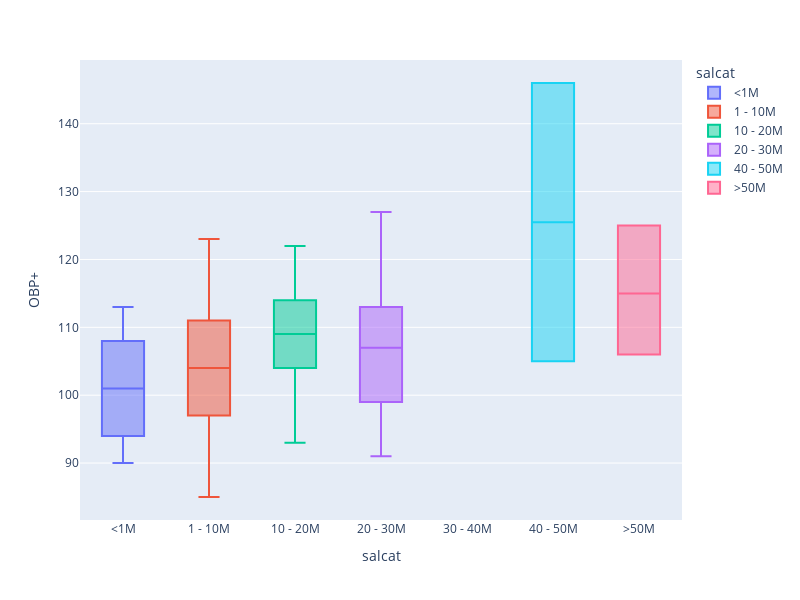

The notebook cell saved with this chart:
### Code cell
desired_order = ['<1M', '1 - 10M', '10 - 20M', '20 - 30M', '30 - 40M', '40 - 50M', '>50M']
fig = px.box(df,
             x = 'salcat',
             y = 'OBP+',
             category_orders={'salcat': desired_order},
             color = 'salcat')

fig.update_layout(width = 800,
                  height = 600)

fig.show()

### Figure 1 — Plotly figure (JSON) as saved in the notebook; plotly's stock layout.template omitted (floating-point values rounded to 4 significant figures)
{"data": [{"alignmentgroup": "True", "hovertemplate": "salcat=%{x}<br>OBP+=%{y}<extra></extra>", "legendgroup": "<1M", "marker": {"color": "#636efa"}, "name": "<1M", "notched": false, "offsetgroup": "<1M", "orientation": "v", "showlegend": true, "type": "box", "x": ["<1M", "<1M", "<1M", "<1M", "<1M", "<1M", "<1M", "<1M", "<1M", "<1M", "<1M", "<1M", "<1M", "<1M", "<1M", "<1M", "<1M", "<1M", "<1M", "<1M", "<1M", "<1M", "<1M", "<1M", "<1M", "<1M", "<1M", "<1M", "<1M", "<1M", "<1M", "<1M", "<1M", "<1M", "<1M", "<1M", "<1M", "<1M", "<1M", "<1M", "<1M", "<1M", "<1M", "<1M", "<1M", "<1M", "<1M", "<1M", "<1M", "<1M", "<1M", "<1M", "<1M", "<1M", "<1M", "<1M", "<1M", "<1M", "<1M", "<1M", "<1M", "<1M", "<1M", "<1M", "<1M", "<1M", "<1M", "<1M", "<1M", "<1M"], "x0": " ", "xaxis": "x", "y": [106.0, 103.0, 94.0, 108.0, 110.0, 113.0, 99.0, 100.0, 94.0, 100.0, 106.0, 100.0, 93.0, 111.0, 111.0, 98.0, 113.0, 103.0, 108.0, 112.0, 103.0, 101.0, 91.0, 91.0, 90.0, 102.0, 96.0, 108.0, 100.0, 94.0, 103.0, 91.0, 102.0, 94.0, 99.0, 106.0, 103.0, 94.0, 108.0, 110.0, 113.0, 99.0, 100.0, 94.0, 100.0, 106.0, 100.0, 93.0, 111.0, 111.0, 98.0, 113.0, 103.0, 108.0, 112.0, 103.0, 101.0, 91.0, 91.0, 90.0, 102.0, 96.0, 108.0, 100.0, 94.0, 103.0, 91.0, 102.0, 94.0, 99.0], "y0": " ", "yaxis": "y"}, {"alignmentgroup": "True", "hovertemplate": "salcat=%{x}<br>OBP+=%{y}<extra></extra>", "legendgroup": "1 - 10M", "marker": {"color": "#EF553B"}, "name": "1 - 10M", "notched": false, "offsetgroup": "1 - 10M", "orientation": "v", "showlegend": true, "type": "box", "x": ["1 - 10M", "1 - 10M", "1 - 10M", "1 - 10M", "1 - 10M", "1 - 10M", "1 - 10M", "1 - 10M", "1 - 10M", "1 - 10M", "1 - 10M", "1 - 10M", "1 - 10M", "1 - 10M", "1 - 10M", "1 - 10M", "1 - 10M", "1 - 10M", "1 - 10M", "1 - 10M", "1 - 10M", "1 - 10M", "1 - 10M", "1 - 10M", "1 - 10M", "1 - 10M", "1 - 10M", "1 - 10M", "1 - 10M", "1 - 10M", "1 - 10M", "1 - 10M", "1 - 10M", "1 - 10M", "1 - 10M", "1 - 10M", "1 - 10M", "1 - 10M", "1 - 10M", "1 - 10M", "1 - 10M", "1 - 10M", "1 - 10M", "1 - 10M", "1 - 10M", "1 - 10M", "1 - 10M", "1 - 10M", "1 - 10M", "1 - 10M", "1 - 10M", "1 - 10M", "1 - 10M", "1 - 10M", "1 - 10M", "1 - 10M", "1 - 10M", "1 - 10M", "1 - 10M", "1 - 10M", "1 - 10M", "1 - 10M", "1 - 10M", "1 - 10M", "1 - 10M", "1 - 10M", "1 - 10M", "1 - 10M", "1 - 10M", "1 - 10M", "1 - 10M", "1 - 10M", "1 - 10M", "1 - 10M", "1 - 10M", "1 - 10M", "1 - 10M", "1 - 10M", "1 - 10M", "1 - 10M", "1 - 10M", "1 - 10M", "1 - 10M", "1 - 10M", "1 - 10M", "1 - 10M", "1 - 10M", "1 - 10M", "1 - 10M", "1 - 10M", "1 - 10M", "1 - 10M", "1 - 10M", "1 - 10M"], "x0": " ", "xaxis": "x", "y": [106.0, 92.0, 102.0, 110.0, 98.0, 100.0, 123.0, 107.0, 113.0, 110.0, 108.0, 104.0, 98.0, 116.0, 98.0, 111.0, 105.0, 111.0, 100.0, 105.0, 104.0, 116.0, 108.0, 112.0, 111.0, 96.0, 106.0, 103.0, 111.0, 91.0, 97.0, 101.0, 85.0, 96.0, 115.0, 94.0, 106.0, 107.0, 86.0, 86.0, 103.0, 112.0, 87.0, 123.0, 102.0, 87.0, 94.0, 106.0, 92.0, 102.0, 110.0, 98.0, 100.0, 123.0, 107.0, 113.0, 110.0, 108.0, 104.0, 98.0, 116.0, 98.0, 111.0, 105.0, 111.0, 100.0, 105.0, 104.0, 116.0, 108.0, 112.0, 111.0, 96.0, 106.0, 103.0, 111.0, 91.0, 97.0, 101.0, 85.0, 96.0, 115.0, 94.0, 106.0, 107.0, 86.0, 86.0, 103.0, 112.0, 87.0, 123.0, 102.0, 87.0, 94.0], "y0": " ", "yaxis": "y"}, {"alignmentgroup": "True", "hovertemplate": "salcat=%{x}<br>OBP+=%{y}<extra></extra>", "legendgroup": "10 - 20M", "marker": {"color": "#00cc96"}, "name": "10 - 20M", "notched": false, "offsetgroup": "10 - 20M", "orientation": "v", "showlegend": true, "type": "box", "x": ["10 - 20M", "10 - 20M", "10 - 20M", "10 - 20M", "10 - 20M", "10 - 20M", "10 - 20M", "10 - 20M", "10 - 20M", "10 - 20M", "10 - 20M", "10 - 20M", "10 - 20M", "10 - 20M", "10 - 20M", "10 - 20M", "10 - 20M", "10 - 20M", "10 - 20M", "10 - 20M", "10 - 20M", "10 - 20M", "10 - 20M", "10 - 20M", "10 - 20M", "10 - 20M", "10 - 20M", "10 - 20M", "10 - 20M", "10 - 20M", "10 - 20M", "10 - 20M", "10 - 20M", "10 - 20M", "10 - 20M", "10 - 20M", "10 - 20M", "10 - 20M", "10 - 20M", "10 - 20M", "10 - 20M", "10 - 20M"], "x0": " ", "xaxis": "x", "y": [112.0, 100.0, 114.0, 122.0, 114.0, 119.0, 100.0, 108.0, 115.0, 112.0, 109.0, 95.0, 112.0, 99.0, 104.0, 93.0, 106.0, 118.0, 107.0, 116.0, 104.0, 112.0, 100.0, 114.0, 122.0, 114.0, 119.0, 100.0, 108.0, 115.0, 112.0, 109.0, 95.0, 112.0, 99.0, 104.0, 93.0, 106.0, 118.0, 107.0, 116.0, 104.0], "y0": " ", "yaxis": "y"}, {"alignmentgroup": "True", "hovertemplate": "salcat=%{x}<br>OBP+=%{y}<extra></extra>", "legendgroup": "20 - 30M", "marker": {"color": "#ab63fa"}, "name": "20 - 30M", "notched": false, "offsetgroup": "20 - 30M", "orientation": "v", "showlegend": true, "type": "box", "x": ["20 - 30M", "20 - 30M", "20 - 30M", "20 - 30M", "20 - 30M", "20 - 30M", "20 - 30M", "20 - 30M", "20 - 30M", "20 - 30M", "20 - 30M", "20 - 30M", "20 - 30M", "20 - 30M", "20 - 30M", "20 - 30M", "20 - 30M", "20 - 30M", "20 - 30M", "20 - 30M", "20 - 30M", "20 - 30M", "20 - 30M", "20 - 30M", "20 - 30M", "20 - 30M", "20 - 30M", "20 - 30M", "20 - 30M", "20 - 30M", "20 - 30M", "20 - 30M", "20 - 30M", "20 - 30M", "20 - 30M", "20 - 30M", "20 - 30M", "20 - 30M", "20 - 30M", "20 - 30M", "20 - 30M", "20 - 30M", "20 - 30M", "20 - 30M", "20 - 30M", "20 - 30M"], "x0": " ", "xaxis": "x", "y": [105.0, 116.0, 93.0, 94.0, 108.0, 127.0, 109.0, 103.0, 99.0, 104.0, 103.0, 97.0, 115.0, 107.0, 109.0, 91.0, 112.0, 108.0, 98.0, 113.0, 115.0, 118.0, 102.0, 105.0, 116.0, 93.0, 94.0, 108.0, 127.0, 109.0, 103.0, 99.0, 104.0, 103.0, 97.0, 115.0, 107.0, 109.0, 91.0, 112.0, 108.0, 98.0, 113.0, 115.0, 118.0, 102.0], "y0": " ", "yaxis": "y"}, {"alignmentgroup": "True", "hovertemplate": "salcat=%{x}<br>OBP+=%{y}<extra></extra>", "legendgroup": "40 - 50M", "marker": {"color": "#19d3f3"}, "name": "40 - 50M", "notched": false, "offsetgroup": "40 - 50M", "orientation": "v", "showlegend": true, "type": "box", "x": ["40 - 50M", "40 - 50M", "40 - 50M", "40 - 50M"], "x0": " ", "xaxis": "x", "y": [146.0, 105.0, 146.0, 105.0], "y0": " ", "yaxis": "y"}, {"alignmentgroup": "True", "hovertemplate": "salcat=%{x}<br>OBP+=%{y}<extra></extra>", "legendgroup": ">50M", "marker": {"color": "#FF6692"}, "name": ">50M", "notched": false, "offsetgroup": ">50M", "orientation": "v", "showlegend": true, "type": "box", "x": [">50M", ">50M", ">50M", ">50M", ">50M", ">50M"], "x0": " ", "xaxis": "x", "y": [106.0, 115.0, 125.0, 106.0, 115.0, 125.0], "y0": " ", "yaxis": "y"}], "layout": {"boxmode": "overlay", "height": 600, "legend": {"title": {"text": "salcat"}, "tracegroupgap": 0}, "margin": {"t": 60}, "width": 800, "xaxis": {"anchor": "y", "categoryarray": ["<1M", "1 - 10M", "10 - 20M", "20 - 30M", "30 - 40M", "40 - 50M", ">50M"], "categoryorder": "array", "domain": [0, 1], "title": {"text": "salcat"}}, "yaxis": {"anchor": "x", "domain": [0, 1], "title": {"text": "OBP+"}}}}
